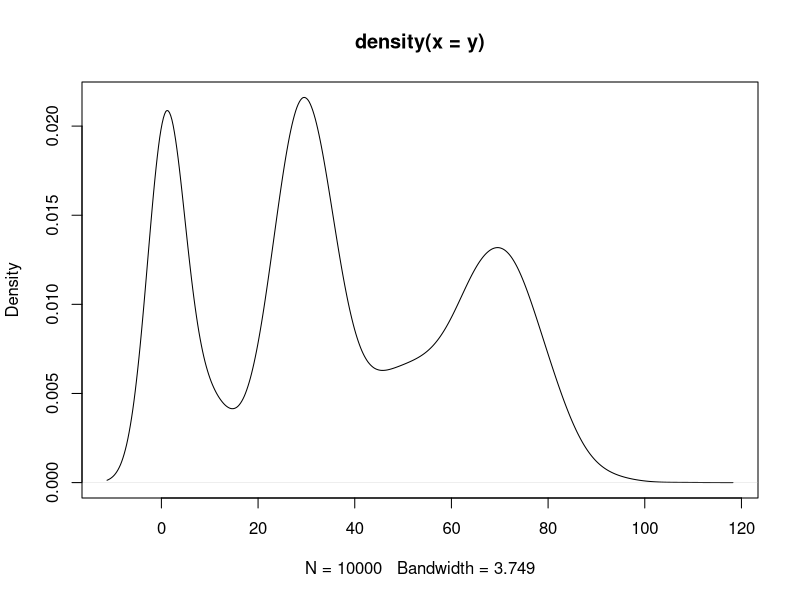

Source code (R):
library(magrittr)

# k-Mixture Poisson Model
k = 5                                   # number of mixture components

# Data Generation
n = 10000                               # sample size.          ; i = 1,2,...,n
pi.TRUE = c(0.2, 0.05, 0.35, 0.1, 0.3)  # mixture weights, p_j, ; j = 1,2,...,k
lambda.TRUE = c(1, 10, 30, 50, 70)      # lambda_j,             ; j = 1,2,...,k

set.seed(1)
z.TRUE = sample(1:k, size = n, replace = T, prob = pi.TRUE) # Indicator variable Z (= delta_ij)
y = sapply(z.TRUE, function(z) rpois(1, lambda.TRUE[z]))    # observations y_i, i = 1,2,...,n

plot(density(y))
##################################################

# EM Algorithm

# (1) Set initial values (by k-means method)
set.seed(1)
cluster.kmeans = kmeans(y, centers = k)
init = list(pi = as.numeric(table(cluster.kmeans$cluster)/n)[order(cluster.kmeans$centers[,1])],
            lambda = as.numeric(sort(cluster.kmeans$centers[,1])))

#Cluster means:
#1 54.85071
#2 73.05784
#3  2.55703
#4 34.66868
#5 24.97744

# as.numeric(table(cluster.kmeans$cluster))
# 1400 2386 2411 1986 1817

# as.numeric(table(cluster.kmeans$cluster)/n)
# 0.1400 0.2386 0.2411 0.1986 0.1817

# order(cluster.kmeans$centers[,1])
# 3 5 4 1 2

# pi
# 0.2411 0.1817 0.1986 0.1400 0.2386

# lambda
# 2.55703 24.97744 34.66868 54.85071 73.05784


# (2) Algorithm
mixture_poisson = function(y, init, tol = 1e-05, max.iter = 5000) {
  n = length(y)
  k = length(init$pi)
  
  # E-step
  pi_after      = init$pi
  lambda_after  = init$lambda
  
  # M-step
  pi_before     = numeric(k)
  lambda_before = numeric(k)
  
  iter = 0
  while ((any(abs(lambda_before - lambda_after)/(lambda_before + 1e-04) > tol) | any(abs(pi_before - pi_after)/(pi_before + 1e-04) > tol)) & iter < max.iter) {
    # E-step
    pi_before = pi_after
    lambda_before = lambda_after
    
    # Find matrix w
 # method 1
    # w = outer(1:n, 1:k, Vectorize(function(i, j) (pi_before[j] * dpois(y[i], lambda_before[j]))/sum(pi_before * dpois(y[i], lambda_before))))
 # method 2
    # w = matrix(nrow = n, ncol = k)
    # for (i in 1:n) {
    #   for (j in 1:k) {
    #     w[i,j] = (pi_before[j] * dpois(y[i], lambda_before[j]))/sum(pi_before * dpois(y[i], lambda_before))
    #   }
    # }
  # method 3
    w = t(replicate(n, pi_before)) * outer(y, lambda_before, dpois) / replicate(k, rowSums(   t(replicate(n, pi_before))*outer(y, lambda_before, dpois)  )  )
    
    # M-step
    pi_after = colSums(w)/n
    lambda_after = colSums(w*y)/colSums(w)
    
    iter = iter + 1
    cat('Iteration: ', iter, '\n')
  }
  
  # log likelihood
  w = t(replicate(n, pi_after)) * outer(y, lambda_after, dpois) / replicate(k, rowSums(t(replicate(n, pi_after)) * outer(y, lambda_after, dpois)))
  loglik = sum(w * log(t(replicate(n, pi_after)) * outer(y, lambda_after, dpois)))

  return(list(iter = iter, loglik = loglik, init = init, pi = pi_after, lambda = lambda_after, wp = w))
}

# (3) Execute iteration
mixture_poisson(y, init)

